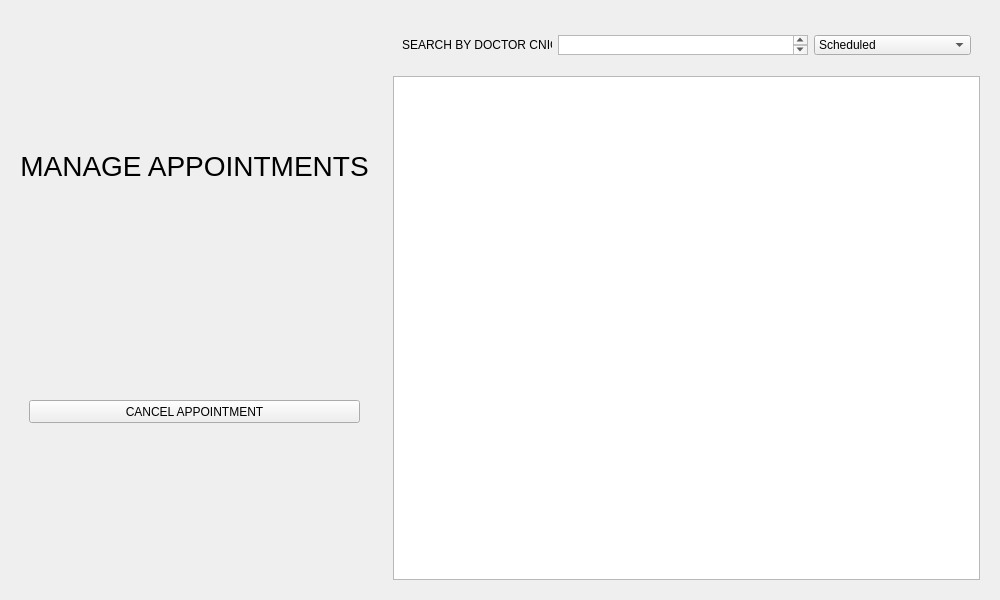
<?xml version="1.0" encoding="UTF-8"?>
<ui version="4.0">
 <class>Frame</class>
 <widget class="QFrame" name="Frame">
  <property name="geometry">
   <rect>
    <x>0</x>
    <y>0</y>
    <width>1000</width>
    <height>600</height>
   </rect>
  </property>
  <property name="windowTitle">
   <string>Frame</string>
  </property>
  <layout class="QHBoxLayout" name="horizontalLayout">
   <item>
    <widget class="QWidget" name="widget_2" native="true">
     <layout class="QGridLayout" name="gridLayout">
      <item row="0" column="0">
       <widget class="QLabel" name="label">
        <property name="maximumSize">
         <size>
          <width>16777215</width>
          <height>50</height>
         </size>
        </property>
        <property name="font">
         <font>
          <pointsize>21</pointsize>
         </font>
        </property>
        <property name="text">
         <string>MANAGE APPOINTMENTS</string>
        </property>
        <property name="alignment">
         <set>Qt::AlignmentFlag::AlignCenter</set>
        </property>
       </widget>
      </item>
      <item row="1" column="0">
       <widget class="QWidget" name="widget_3" native="true">
        <property name="maximumSize">
         <size>
          <width>16777215</width>
          <height>140</height>
         </size>
        </property>
        <layout class="QVBoxLayout" name="verticalLayout">
         <item>
          <widget class="QLabel" name="message_label">
           <property name="maximumSize">
            <size>
             <width>16777215</width>
             <height>15</height>
            </size>
           </property>
           <property name="text">
            <string/>
           </property>
          </widget>
         </item>
         <item>
          <widget class="QPushButton" name="update_button">
           <property name="maximumSize">
            <size>
             <width>16777215</width>
             <height>23</height>
            </size>
           </property>
           <property name="text">
            <string>CANCEL APPOINTMENT</string>
           </property>
          </widget>
         </item>
        </layout>
       </widget>
      </item>
     </layout>
    </widget>
   </item>
   <item>
    <widget class="QWidget" name="widget" native="true">
     <layout class="QVBoxLayout" name="verticalLayout_2">
      <item>
       <widget class="QWidget" name="widget_4" native="true">
        <property name="maximumSize">
         <size>
          <width>16777215</width>
          <height>50</height>
         </size>
        </property>
        <property name="layoutDirection">
         <enum>Qt::LayoutDirection::LeftToRight</enum>
        </property>
        <layout class="QVBoxLayout" name="verticalLayout_3">
         <item>
          <layout class="QHBoxLayout" name="horizontalLayout_2">
           <item>
            <widget class="QLabel" name="label_4">
             <property name="minimumSize">
              <size>
               <width>100</width>
               <height>0</height>
              </size>
             </property>
             <property name="maximumSize">
              <size>
               <width>150</width>
               <height>16777215</height>
              </size>
             </property>
             <property name="text">
              <string>SEARCH BY DOCTOR CNIC</string>
             </property>
            </widget>
           </item>
           <item>
            <widget class="QTextEdit" name="search_patient_cnic">
             <property name="maximumSize">
              <size>
               <width>250</width>
               <height>20</height>
              </size>
             </property>
            </widget>
           </item>
           <item>
            <widget class="QComboBox" name="search_status">
             <property name="maximumSize">
              <size>
               <width>250</width>
               <height>20</height>
              </size>
             </property>
             <property name="layoutDirection">
              <enum>Qt::LayoutDirection::LeftToRight</enum>
             </property>
             <item>
              <property name="text">
               <string>Scheduled</string>
              </property>
             </item>
             <item>
              <property name="text">
               <string>Completed</string>
              </property>
             </item>
             <item>
              <property name="text">
               <string>Cancelled</string>
              </property>
             </item>
            </widget>
           </item>
          </layout>
         </item>
        </layout>
       </widget>
      </item>
      <item>
       <widget class="QTableView" name="tableView"/>
      </item>
     </layout>
    </widget>
   </item>
  </layout>
 </widget>
 <resources/>
 <connections/>
</ui>
